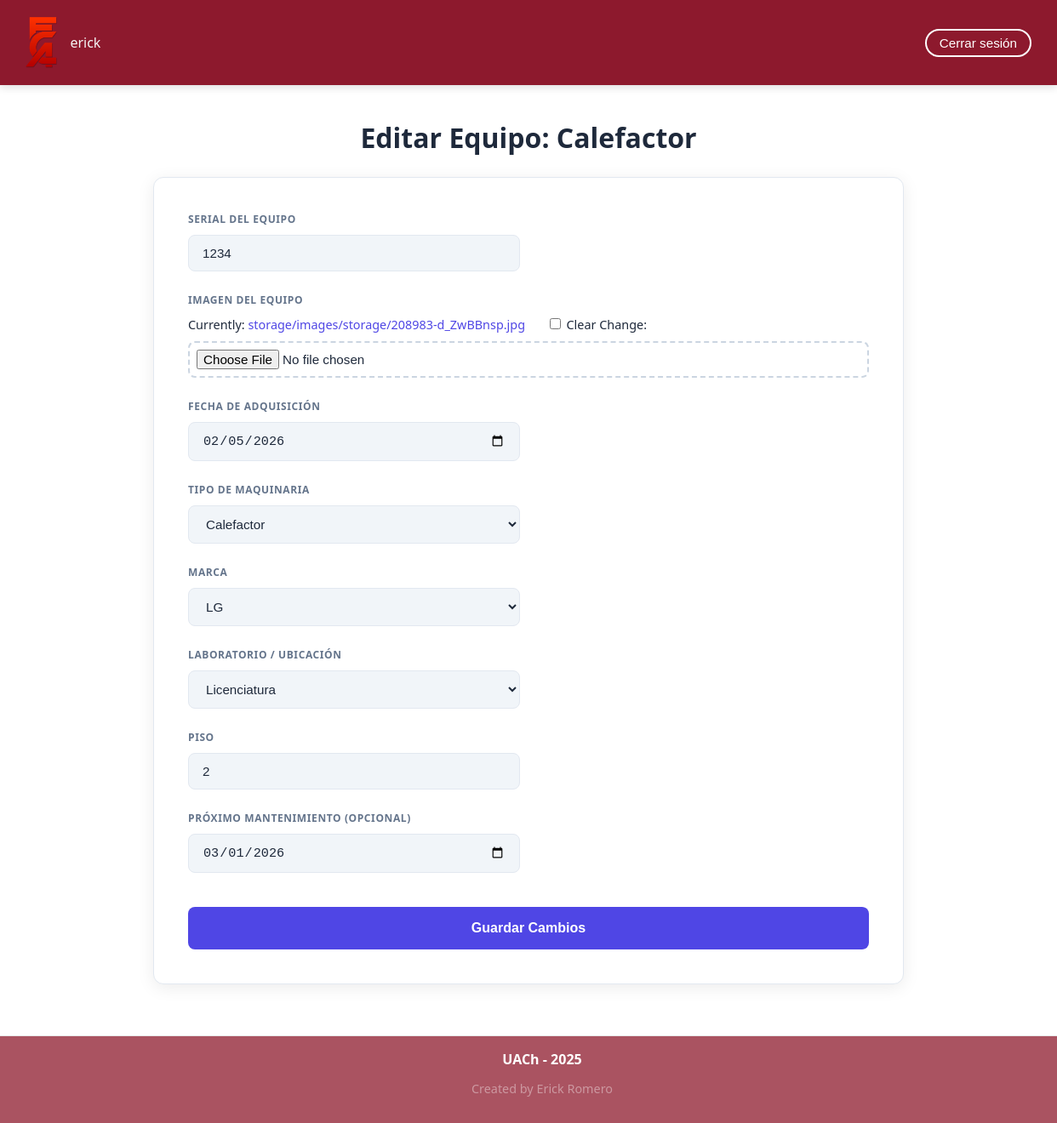
/edit-machinary/1234/ (signed in), run on the app's committed database.
### storage/models.py (models this page shows, shortened)
class Storage(models.Model):
    AL_DIA = 'AD'
    POR_VENCER = 'PV'
    VENCIDO = 'VE'
    MAINTENANCE_STATUS_CHOICES = [
        (AL_DIA, 'Al día'),
        (POR_VENCER, 'Por vencer'),
        (VENCIDO, 'Vencido'),
    ]
    serial = models.CharField(max_length=50, null=True, blank=True)
    image = models.ImageField(upload_to="storage/images/storage", null=True, blank=True)
    acquisition_date = models.DateField(null=True, blank=True)
    name = models.ForeignKey("Types", on_delete=models.CASCADE, related_name="type")
    brand = models.ForeignKey("Brand", on_delete=models.CASCADE, null=True, related_name="brand")
    lab_name = models.ForeignKey('Labs', related_name='labs', on_delete=models.CASCADE)
    floor = models.IntegerField(null=True, blank=True, validators=[MaxValueValidator(9)])
    necessary_maintenance = models.CharField(max_length=2, choices=MAINTENANCE_STATUS_CHOICES, default=AL_DIA)
    upcoming_maintenance = models.DateField(blank=True, null=True)
    email_sent_30_days = models.BooleanField(default=False)
    email_sent_7_days = models.BooleanField(default=False)
    email_sent_due = models.BooleanField(default=False)

class Types(models.Model):
    type_name = models.CharField(max_length=100, null=True)
    def __str__(self):
        return self.type_name

class Labs(models.Model):
    lab_name = models.CharField(max_length=50)
    def __str__(self):
        return self.lab_name

### storage/views.py (the view, shortened to what this page needs)
# urls.py: path('edit-machinary/<slug:serial>/', views.EditMachinary.as_view(), name="edit-machinary"),
class EditMachinary(LoginRequiredMixin, UserPassesTestMixin, View):
    login_url = reverse_lazy('login')
    redirect_field_name = '/edit-machinary/'
    def test_func(self):
        user = self.request.user
        return user.is_superuser or user.groups.filter(name='admins').exists()
    def get(self, request, serial):
        machinary = Storage.objects.get(serial=serial)
        form = StorageForm(instance=machinary)
        return render(request, 'storage/edit-machinary.html', {
            'form': form,
            'machinary': machinary
        })

### storage/forms.py
class StorageForm(forms.ModelForm):
    class Meta:
        model = Storage # type: ignore
        fields = [
            'serial',
            'image',
            'acquisition_date',
            'name',
            'brand',
            'lab_name',
            'floor',
            'upcoming_maintenance',
        ]
        labels = {
            'name': 'Tipo de maquinaria',
            'brand': 'Marca',
            'lab_name': 'Laboratorio',
        }
        widgets = {
            'acquisition_date': forms.DateInput(attrs={'type': 'date'}),
            'upcoming_maintenance': forms.DateInput(attrs={'type': 'date'}),
        }

### storage/models.py (called while the page is built)
    def __str__(self):
        return self.brand_name

### storage/templates/storage/edit-machinary.html (shortened to what this page needs)
{% extends "base.html" %}
{% load static %}
{% block css_file %}
<link rel="stylesheet" href="{% static 'storage/create-machinary.css' %}">
{% endblock %}
{% block content %}
<h1>Editar Equipo: {{ machinary.name }}</h1>
<main class="create-machinary-form">
    <form method="POST" action="{% url 'edit-machinary' machinary.serial %}" enctype="multipart/form-data">
        <span>Serial del equipo</span>
        {{ form.serial }}
        <span>Imagen del equipo</span>
        <div class="image-field-wrapper">
            {{ form.image }}
        </div>
        <span>Fecha de adquisición</span>
        {{ form.acquisition_date }}
        <span>Tipo de maquinaria</span>
        {{ form.name }}
        <span>Marca</span>
        {{ form.brand }}
        <span>Laboratorio / Ubicación</span>
        {{ form.lab_name }}
        <span>Piso</span>
        {{ form.floor }}
        <span>Próximo mantenimiento (Opcional)</span>
        {{ form.upcoming_maintenance }}
        <button class="btn-submit" type="submit">Guardar Cambios</button>
    </form>
</main>
{% endblock %}

### templates/header.html (shortened to what this page needs)
{% load static %}
{% block css_file %}
<link rel="stylesheet" href="{% static 'header.css' %}">
{% endblock %}
<header style="position: relative; z-index: 1000;">
    <nav class="nav-header">
        <a class="home-header" href="/">
            <img src="{% static 'images/fca.png' %}" alt="Logo UACh" class="logo-uach">
        </a>
        <span class="username">
            {{ user.username }}
        </span>
    </nav>
    <aside>
        {% if user.is_authenticated %}
        {% include 'logout.html'%}
        {% endif %}
    </aside>
</header>

### static/styles.css (style rules this page uses)
main { flex: 1; }
html, body { margin: 0; padding: 0; width: 100%; font-family: system-ui, -apple-system, BlinkMacSystemFont, 'Segoe UI', Roboto, Oxygen, Ubuntu, Cantarell, 'Open Sans', 'Helvetica Neue', sans-serif }

### storage/static/storage/create-machinary.css (style rules this page uses)
:root { --primary-edit: #4f46e5; --slate-800: #1e293b; --slate-500: #64748b; --gray-100: #f1f5f9; --white: #ffffff; }
h1 { text-align: center; color: var(--slate-800); margin: 40px 0 25px; font-size: 2rem; font-weight: 700; }
.create-machinary-form { max-width: 800px; margin: 0 auto 60px; background: var(--white); padding: 40px; border-radius: 12px; box-shadow: 0 4px 20px rgba(0, 0, 0, 0.08); border: 1px solid #e2e8f0; }
form { display: grid; grid-template-columns: 1fr 1fr; gap: 25px 20px; }
form span, form .btn-submit, .success-message { grid-column: span 2; }
form span { font-size: 0.75rem; text-transform: uppercase; font-weight: 700; color: var(--slate-500); letter-spacing: 0.05em; margin-bottom: -15px; }
form input, form select, form textarea, form .django-select2 { width: 100% !important; box-sizing: border-box !important; padding: 12px 16px; border: 1.5px solid #e2e8f0; border-radius: 8px; background-color: var(--gray-100); font-size: 0.95rem; color: var(--slate-800); transition: all 0.2s ease; }
form input[type="file"] { padding: 8px; background: #fff; border: 1.5px dashed #cbd5e1; cursor: pointer; }
.btn-submit { background-color: var(--primary-edit); color: var(--white); padding: 16px; border: none; border-radius: 8px; font-size: 1rem; font-weight: 700; cursor: pointer; margin-top: 15px; transition: filter 0.2s, transform 0.1s; }
form .image-field-wrapper, form input[type="file"] { grid-column: span 2; }
.create-machinary-form form { color: var(--slate-800); font-size: 0.9rem; }
.create-machinary-form a { color: var(--primary-edit); text-decoration: none; font-weight: 500; margin-right: 15px; }
.create-machinary-form input[type="checkbox"] { width: auto !important; display: inline-block; margin-left: 10px; cursor: pointer; }
form input[type="file"] { margin-top: 10px; background: white; border: 2px dashed #cbd5e1; }

### static/header.css (style rules this page uses)
header { position: relative; background-color: #8d192d; color: #fff; padding: 10px 30px; display: flex; justify-content: space-between; align-items: center; height: 80px; box-shadow: 0 2px 10px rgba(0, 0, 0, 0.15); font-family: system-ui, -apple-system, BlinkMacSystemFont, 'Segoe UI', Roboto, Oxygen, Ubuntu, Cantarell, 'Open Sans', 'Helvetica Neue', sans-serif; }
.nav-header { display: flex; align-items: center; gap: 15px; }
.logo-uach { height: 60px; width: auto; object-fit: contain; display: block; }
.nav-header span { font-size: 1rem; font-weight: 500; color: #f5f5f5; }
aside { display: flex; align-items: center; }
.logo-uach { height: 60px; width: auto; object-fit: contain; }
.username { font-size: xx-large; font-weight: bold; }

### data on the page
Storage: name "Calefactor", serial "1234", acquisition_date "02/05/2026", brand "LG", floor "2", upcoming_maintenance "03/01/2026"
Labs: lab_name "Licenciatura"

### other printed values
{{ user.username }} "erick"
